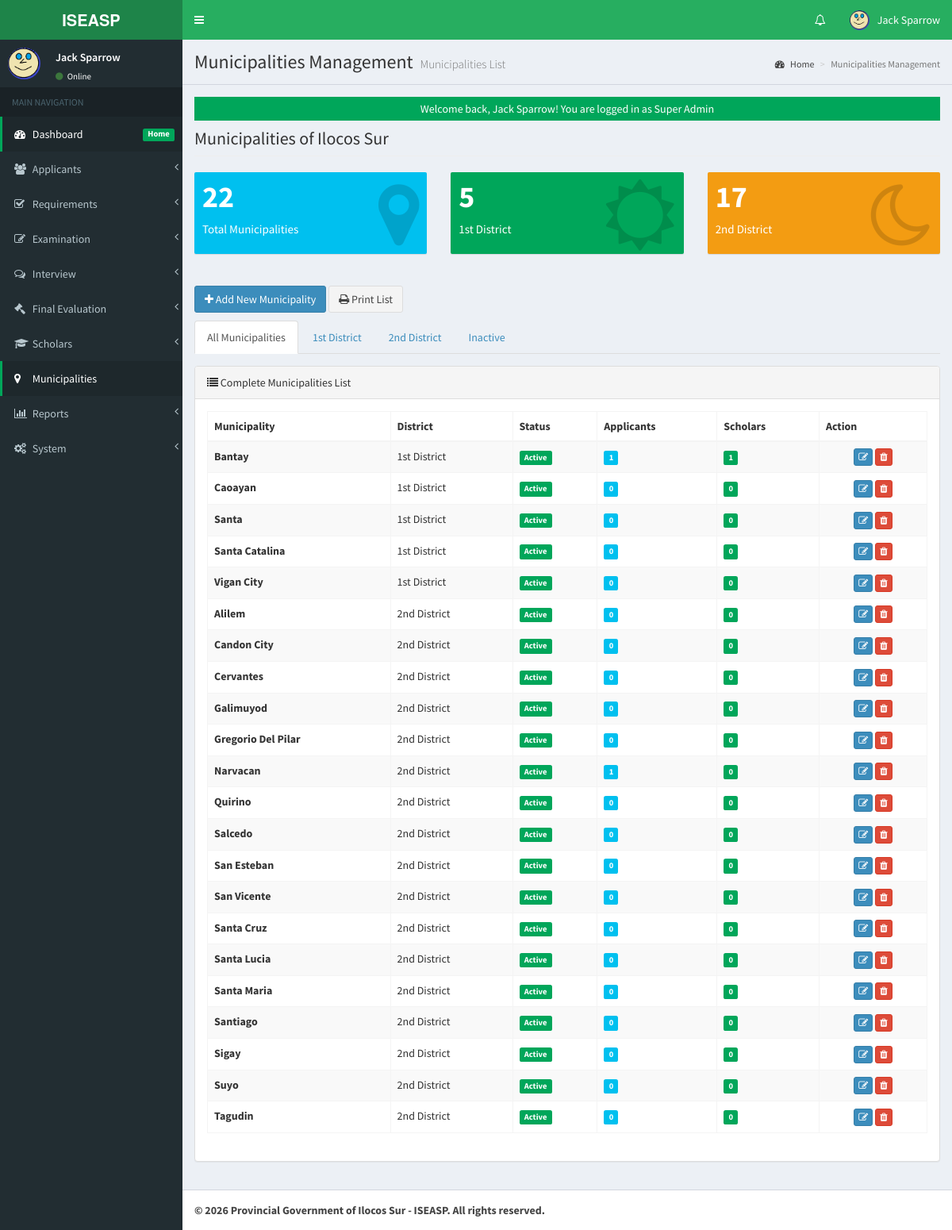
The app's page /admin/municipalities/index.php (signed in) with its own data.
### tables this page shows
CREATE TABLE `tblusers` (
  `USERID` int(11) NOT NULL AUTO_INCREMENT,
  `FULLNAME` varchar(150) NOT NULL,
  `USERNAME` varchar(100) NOT NULL,
  `PASS` varchar(255) NOT NULL,
  `ROLE` enum('Super Admin','Admin','Evaluator','Staff') DEFAULT 'Admin',
  `PICLOCATION` varchar(255) DEFAULT NULL,
  `EMAIL` varchar(150) DEFAULT NULL,
  `DATECREATED` datetime DEFAULT current_timestamp(),
  `LAST_LOGIN` datetime DEFAULT NULL,
  `LAST_ACTIVITY` datetime DEFAULT NULL,
  `IP_ADDRESS` varchar(45) DEFAULT NULL,
  PRIMARY KEY (`USERID`),
  UNIQUE KEY `USERNAME` (`USERNAME`),
  KEY `idx_username` (`USERNAME`),
  KEY `idx_role` (`ROLE`)
);

CREATE TABLE `tbl_municipalities` (
  `MUNICIPALITY_ID` int(11) NOT NULL AUTO_INCREMENT,
  `MUNICIPALITY_NAME` varchar(100) NOT NULL,
  `DISTRICT` varchar(50) NOT NULL,
  `IS_ACTIVE` enum('Yes','No') DEFAULT 'Yes',
  `CREATED_BY` int(11) DEFAULT NULL,
  `CREATED_AT` datetime DEFAULT current_timestamp(),
  `UPDATED_BY` int(11) DEFAULT NULL,
  `UPDATED_AT` datetime DEFAULT NULL ON UPDATE current_timestamp(),
  PRIMARY KEY (`MUNICIPALITY_ID`),
  UNIQUE KEY `unique_municipality` (`MUNICIPALITY_NAME`),
  KEY `idx_district` (`DISTRICT`),
  KEY `idx_active` (`IS_ACTIVE`),
  KEY `fk_municipality_creator` (`CREATED_BY`),
  KEY `fk_municipality_updater` (`UPDATED_BY`),
  CONSTRAINT `fk_municipality_creator` FOREIGN KEY (`CREATED_BY`) REFERENCES `tblusers` (`USERID`) ON DELETE SET NULL,
  CONSTRAINT `fk_municipality_updater` FOREIGN KEY (`UPDATED_BY`) REFERENCES `tblusers` (`USERID`) ON DELETE SET NULL
);

### admin/municipalities/list.php (the view, shortened to what the rows shown need)
<?php
global $mydb;
?>
<div class="row">
    <div class="col-lg-12">
        <h1 class="page-header">Municipalities of Ilocos Sur</h1>
    </div>
</div>
                <?php
                $mydb->setQuery("SELECT COUNT(*) as total FROM tbl_municipalities");
                $mydb->executeQuery();
                ?>
                <?php
                $mydb->setQuery("SELECT COUNT(*) as total FROM tbl_municipalities WHERE DISTRICT = '1st District'");
                $mydb->executeQuery();
                ?>
                <?php
                $mydb->setQuery("SELECT COUNT(*) as total FROM tbl_municipalities WHERE DISTRICT = '2nd District'");
                $mydb->executeQuery();
                ?>
<div class="tab-content">
    <div id="all" class="tab-pane fade in active">
        <div class="panel panel-default" style="margin-top: 15px;">
            <div class="panel-body">
                <div class="table-responsive">
                    <table id="all-table" class="table table-striped table-bordered table-hover">
                        <thead>
                            <tr>
                                <th>Municipality</th>
                                <th>District</th>
                                <th>Status</th>
                                <th>Applicants</th>
                                <th>Scholars</th>
                                <th width="15%">Action</th>
                            </tr>
                        </thead>
                        <tbody>
                            <?php
                            $mydb->setQuery("
                                SELECT
                                    m.*,
                                    (SELECT COUNT(*) FROM tbl_applicants WHERE MUNICIPALITY = m.MUNICIPALITY_NAME) as applicant_count,
                                    (SELECT COUNT(*) FROM tbl_applicants a
                                     INNER JOIN tbl_scholarship_awards sa ON a.APPLICANTID = sa.APPLICANTID
                                     WHERE a.MUNICIPALITY = m.MUNICIPALITY_NAME AND sa.STATUS = 'Active') as scholar_count
                                FROM tbl_municipalities m
                                ORDER BY m.DISTRICT, m.MUNICIPALITY_NAME
                            ");
                            $mydb->executeQuery();
                            $municipalities = $mydb->loadResultList();
                            foreach ($municipalities as $m):
                                $status_color = $m->IS_ACTIVE == 'Yes' ? 'label-success' : 'label-danger';
                                $status_text = $m->IS_ACTIVE == 'Yes' ? 'Active' : 'Inactive';
                            ?>
                            <tr>
                                <td><strong><?= htmlspecialchars($m->MUNICIPALITY_NAME) ?></strong></td>
                                <td><?= $m->DISTRICT ?></td>
                                <td><span class="label <?= $status_color ?>"><?= $status_text ?></span></td>
                                <td><span class="label label-info"><?= $m->applicant_count ?></span></td>
                                <td><span class="label label-success"><?= $m->scholar_count ?></span></td>
                                <td class="text-center">
                                    <a href="index.php?view=edit&id=<?= $m->MUNICIPALITY_ID ?>"
                                       class="btn btn-primary btn-xs" title="Edit">
                                        <i class="fa fa-edit"></i>
                                    </a>
                                    <?php if ($_SESSION['ADMIN_ROLE'] == 'Super Admin'): ?>
                                        <a href="controller.php?action=delete&id=<?= $m->MUNICIPALITY_ID ?>"
                                           class="btn btn-danger btn-xs"
                                           onclick="return confirm('Delete this municipality? This may affect applicant records.')"
                                           title="Delete">
                                            <i class="fa fa-trash"></i>
                                        </a>
                                    <?php endif; ?>
                                </td>
                            </tr>
                            <?php endforeach; ?>
                        </tbody>
                    </table>
                </div>
            </div>
        </div>
    </div>
</div>

### admin/theme/templates.php (shortened to what the rows shown need)
<!DOCTYPE html>
<html>
<head>
    <link rel="stylesheet" href="<?php echo web_root;?>bootstrap/css/bootstrap.min.css">
    <link rel="stylesheet" href="<?php echo web_root;?>plugins/font-awesome/css/font-awesome.min.css">
    <link rel="stylesheet" href="<?php echo web_root;?>dist/css/AdminLTE.min.css">
    <link rel="stylesheet" href="<?php echo web_root;?>dist/css/skins/_all-skins.min.css">
    <link rel="stylesheet" href="<?php echo web_root;?>plugins/iCheck/flat/blue.css">
    <link rel="stylesheet" href="<?php echo web_root;?>plugins/datatables/dataTables.bootstrap.css">
    <link rel="stylesheet" href="<?php echo web_root;?>plugins/datepicker/datepicker3.css">
    <link rel="stylesheet" href="<?php echo web_root;?>plugins/daterangepicker/daterangepicker-bs3.css">
    <link rel="stylesheet" href="<?php echo web_root;?>plugins/bootstrap-wysihtml5/bootstrap3-wysihtml5.min.css">
</head>
<body class="hold-transition skin-green fixed sidebar-mini">
    <div class="wrapper">
        <header class="main-header">
            <nav class="navbar navbar-static-top" role="navigation">
                <div class="navbar-custom-menu">
                    <ul class="nav navbar-nav">
                        <?php
                        $user = New User();
                        $singleuser = $user->single_user($_SESSION['ADMIN_USERID']);
                        ?>
                        <li class="dropdown user user-menu">
                            <a href="#" class="dropdown-toggle" data-toggle="dropdown">
                                <img src="<?php echo web_root.'admin/user/photos/'. $singleuser->PICLOCATION;?>" class="user-image" alt="User Image">
                                <span class="hidden-xs"><?php echo $singleuser->FULLNAME; ?></span>
                            </a>
                        </li>
                    </ul>
                </div>
            </nav>
        </header>
        <aside class="main-sidebar">
            <section class="sidebar">
                <div class="user-panel">
                    <div class="pull-left image">
                        <img src="<?php echo web_root.'admin/user/photos/'. $singleuser->PICLOCATION;?>" class="img-circle" alt="User Image"  style="height: 40px;">
                    </div>
                    <div class="pull-left info">
                        <p><?php echo $singleuser->FULLNAME; ?></p>
                        <a href="#"><i class="fa fa-circle text-success"></i> Online</a>
                    </div>
                </div>
            </section>
        </aside>
        <div class="content-wrapper">
            <section class="content-header">
                <h1>
                    <?php echo isset($title) ? $title : 'Dashboard'; ?>
                    <small><?php echo isset($subtitle) ? $subtitle : 'Control Panel'; ?></small>
                </h1>
            </section>
            <section class="content">
                <?php
                if (isset($content) && file_exists($content)) {
                    require_once $content;
                } else {
                    echo '<div class="alert alert-danger">Content file not found!</div>';
                }
                ?>
            </section>
        </div>
    </div>
</body>
</html>

### records on screen
tblusers: PICLOCATION (picture), FULLNAME "Jack Sparrow"
tbl_municipalities: MUNICIPALITY_NAME "Bantay", DISTRICT "1st District", IS_ACTIVE "Active", applicant_count "1", scholar_count "1"
tbl_municipalities: MUNICIPALITY_NAME "Caoayan", DISTRICT "1st District", IS_ACTIVE "Active", applicant_count "0", scholar_count "0"
tbl_municipalities: MUNICIPALITY_NAME "Santa", DISTRICT "1st District", IS_ACTIVE "Active", applicant_count "0", scholar_count "0"
tbl_municipalities: MUNICIPALITY_NAME "Santa Catalina", DISTRICT "1st District", IS_ACTIVE "Active", applicant_count "0", scholar_count "0"
tbl_municipalities: MUNICIPALITY_NAME "Vigan City", DISTRICT "1st District", IS_ACTIVE "Active", applicant_count "0", scholar_count "0"
tbl_municipalities: MUNICIPALITY_NAME "Alilem", DISTRICT "2nd District", IS_ACTIVE "Active", applicant_count "0", scholar_count "0"
tbl_municipalities: MUNICIPALITY_NAME "Candon City", DISTRICT "2nd District", IS_ACTIVE "Active", applicant_count "0", scholar_count "0"
tbl_municipalities: MUNICIPALITY_NAME "Cervantes", DISTRICT "2nd District", IS_ACTIVE "Active", applicant_count "0", scholar_count "0"
tbl_municipalities: MUNICIPALITY_NAME "Galimuyod", DISTRICT "2nd District", IS_ACTIVE "Active", applicant_count "0", scholar_count "0"
tbl_municipalities: MUNICIPALITY_NAME "Gregorio Del Pilar", DISTRICT "2nd District", IS_ACTIVE "Active", applicant_count "0", scholar_count "0"
tbl_municipalities: MUNICIPALITY_NAME "Narvacan", DISTRICT "2nd District", IS_ACTIVE "Active", applicant_count "1", scholar_count "0"
tbl_municipalities: MUNICIPALITY_NAME "Quirino", DISTRICT "2nd District", IS_ACTIVE "Active", applicant_count "0", scholar_count "0"
tbl_municipalities: MUNICIPALITY_NAME "Salcedo", DISTRICT "2nd District", IS_ACTIVE "Active", applicant_count "0", scholar_count "0"
tbl_municipalities: MUNICIPALITY_NAME "San Esteban", DISTRICT "2nd District", IS_ACTIVE "Active", applicant_count "0", scholar_count "0"
tbl_municipalities: MUNICIPALITY_NAME "San Vicente", DISTRICT "2nd District", IS_ACTIVE "Active", applicant_count "0", scholar_count "0"
tbl_municipalities: MUNICIPALITY_NAME "Santa Cruz", DISTRICT "2nd District", IS_ACTIVE "Active", applicant_count "0", scholar_count "0"
tbl_municipalities: MUNICIPALITY_NAME "Santa Lucia", DISTRICT "2nd District", IS_ACTIVE "Active", applicant_count "0", scholar_count "0"
tbl_municipalities: MUNICIPALITY_NAME "Santa Maria", DISTRICT "2nd District", IS_ACTIVE "Active", applicant_count "0", scholar_count "0"
tbl_municipalities: MUNICIPALITY_NAME "Santiago", DISTRICT "2nd District", IS_ACTIVE "Active", applicant_count "0", scholar_count "0"
tbl_municipalities: MUNICIPALITY_NAME "Sigay", DISTRICT "2nd District", IS_ACTIVE "Active", applicant_count "0", scholar_count "0"
tbl_municipalities: MUNICIPALITY_NAME "Suyo", DISTRICT "2nd District", IS_ACTIVE "Active", applicant_count "0", scholar_count "0"
tbl_municipalities: MUNICIPALITY_NAME "Tagudin", DISTRICT "2nd District", IS_ACTIVE "Active", applicant_count "0", scholar_count "0"

### other values on screen
$title "Municipalities Management"
$subtitle "Municipalities List"
$_SESSION['message'] "Welcome back, Jack Sparrow! You are logged in as Super Admin"
$total->total "22"
$first_district->total "5"
$second_district->total "17"
